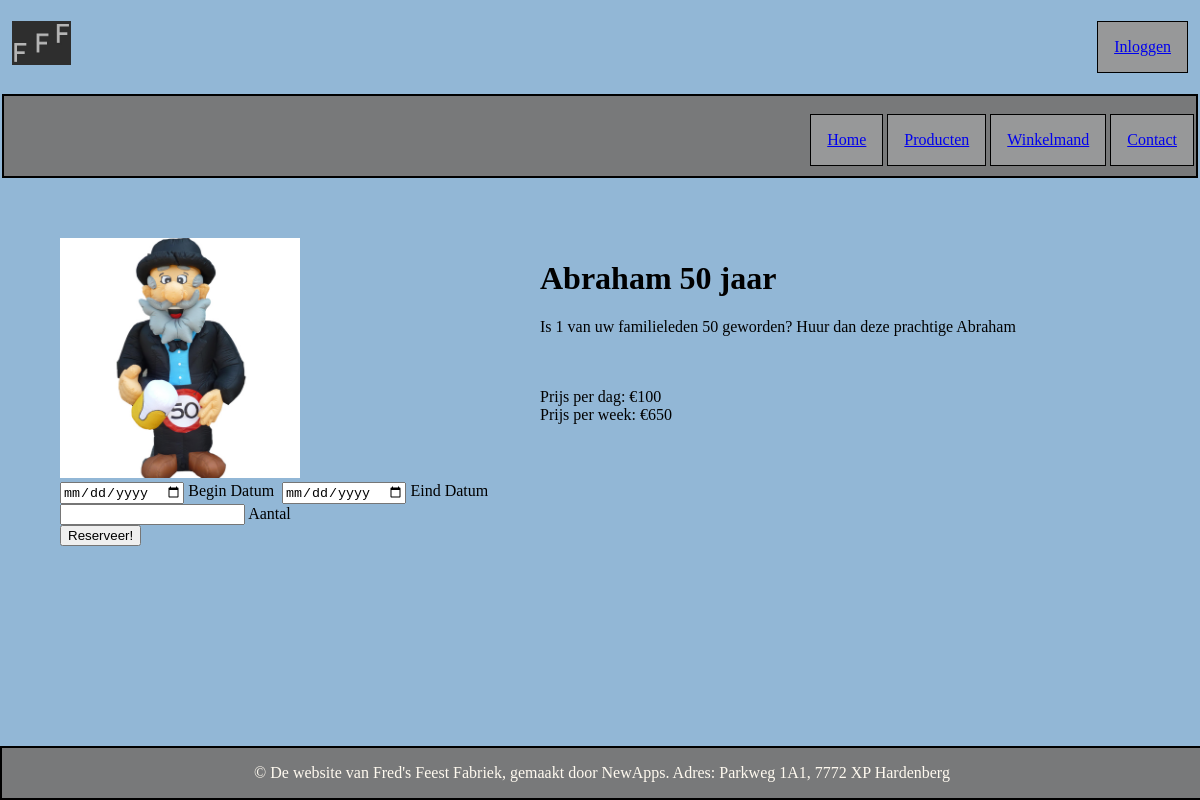
/articlePage.php?id=6, run on the app's committed database.
### tables this page shows
CREATE TABLE `product` (
  `productID` int(11) NOT NULL,
  `artikel_categorieID` int(11) NOT NULL,
  `afbeelding` text NOT NULL,
  `naam` varchar(254) NOT NULL,
  `beschrijving` mediumtext NOT NULL,
  `prijs` int(11) DEFAULT NULL,
  `prijsDag` int(11) DEFAULT NULL,
  `prijsWeek` int(11) DEFAULT NULL,
  `onderhoud` tinyint(4) NOT NULL
);

### articlePage.php (called while the page is built)
<?php
include_once('header.php');
include_once('pageIncludes/articleContent.php');
include_once('footer.php');

### pageIncludes/articleContent.php (the view, shortened to what this page needs)
<!DOCTYPE html>
<html lang="nl">
<head>
    <link rel="stylesheet" href="./css/article.css">
</head>
<body>
<div id="page-wrapper">
<?php
$query = "SELECT * FROM product WHERE productID = ?";
$stmt = $db->prepare($query);
$stmt->execute(array($_GET['id']));
$products = $stmt->fetch();
        echo '<div class="productAfbeelding"><img src="'.$products['afbeelding'].'" alt="Productafbeelding">';
        echo '<br>';
        echo '<form method="post"><div class="reserveren">';
        if ($products['onderhoud'] == 1){
            echo '<p> Product zit in onderhoud. </p>';
        }
        elseif ($products['prijs'] === NULL) {
            echo '<input class="startDate" type="date" name="startDate"> Begin Datum  &nbsp';
            echo '<input class="endDate" type="date" name="endDate"> Eind Datum<br>';
            echo '<input class="amount" type="number" name="amount"> Aantal<br>';
            echo '<input type="submit" name="submit" id="submit" value="Reserveer!">';
        }else {
            echo '<input class="startDate" type="date" name="startDate"> Ophaal/bezorgdatum<br>';
            echo '<input class="amount" type="number" name="amount"> Aantal<br>';
            echo '<input type="submit" name="submit" id="submit" value="Koop!">';
        }
        echo '</form></div></div>';
        echo '<div class="descBox">';
        echo '<h1>'. $products['naam'] .'</h1>';
        echo '<p>'.$products['beschrijving'] .'</p>';
        echo '<br>';
        if ($products['prijs'] === NULL){
            echo '<br>';
            echo 'Prijs per dag: €' . $products['prijsDag']/100;
            echo '<br>';
            echo 'Prijs per week: €' . $products['prijsWeek']/100;
            echo '<br>';
        } else{
            echo 'Koopprijs: €' . $products['prijs']/100;
            echo '<br><br><br>';
        }
        echo '</div>';
?>
</body>
</html>

### css/header.css (style rules this page uses)
body { background-color: #92b7d6; }
img { max-width: 50%; height: auto; }

### css/article.css (style rules this page uses)
#page-wrapper { display: flex; flex-direction: row; margin-top: 5%; }
.productAfbeelding { max-width: 40%; margin-left: 5%; }

### css/footer.css (style rules this page uses)
body { width: 100%; margin: 0 auto; }

### data on the page
product: afbeelding (picture), naam "Abraham 50 jaar", beschrijving "Is 1 van uw familieleden 50 geworden? Huur dan deze prachtige Abraham", $products['prijsDag']/100 "100", $products['prijsWeek']/100 "650"
